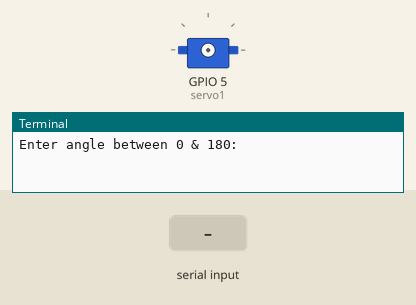
The program below on a simulated Raspberry Pi (BCM pin numbers). Parts: servo, the last lines printed to the terminal. The test bench sets the inputs (shaded band). Servo angles are drawn from the pulse width (0.5 ms = 0°, 2.5 ms = 180°).

Above: at 1.2 s.
1.3 s: "5" typed at the terminal, then Enter
2.8 s: "90" typed at the terminal, then Enter
At 3.5 s:
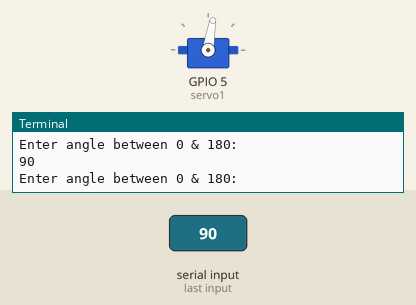
4.3 s: "200" typed at the terminal, then Enter
At 4.6 s:
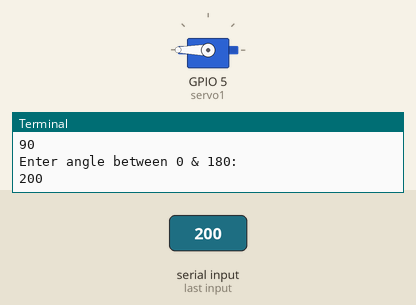
Timing chart, 0 to 7.3 s (numbered marks = the images above; inputs shaded):
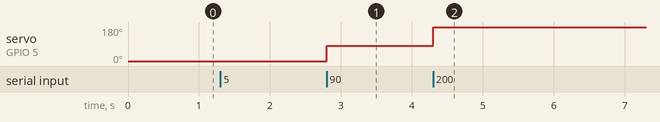

Measured:
- after the input at 2.8 s, servo on GPIO 5 (servo1): 0° → 81° at once
- after the input at 4.3 s, servo on GPIO 5 (servo1): 81° → 180° at once

The program:

gpio_practice.py
```python
# Import libraries
import RPi.GPIO as GPIO
import time

# Set GPIO numbering mode
GPIO.setmode(GPIO.BCM)

# Set pin 11 as an output, and define as servo1 as PWM pin
GPIO.setup(5, GPIO.OUT)
servo1 = GPIO.PWM(5,50) # pin 11 for servo1, pulse 50Hz

# Start PWM running, with value of 0 (pulse off)
servo1.start(0)

# Loop to allow user to set servo angle. Try/finally allows exit
# with execution of servo.stop and GPIO cleanup :)

try:
    while True:
        #Ask user for angle and turn servo to it
        angle = float(input('Enter angle between 0 & 180: '))
        servo1.ChangeDutyCycle(2+(angle/18))
        time.sleep(0.5)
        servo1.ChangeDutyCycle(0)

finally:
    #Clean things up at the end
    servo1.stop()
    GPIO.cleanup()
    print("Servo Stop")
```
